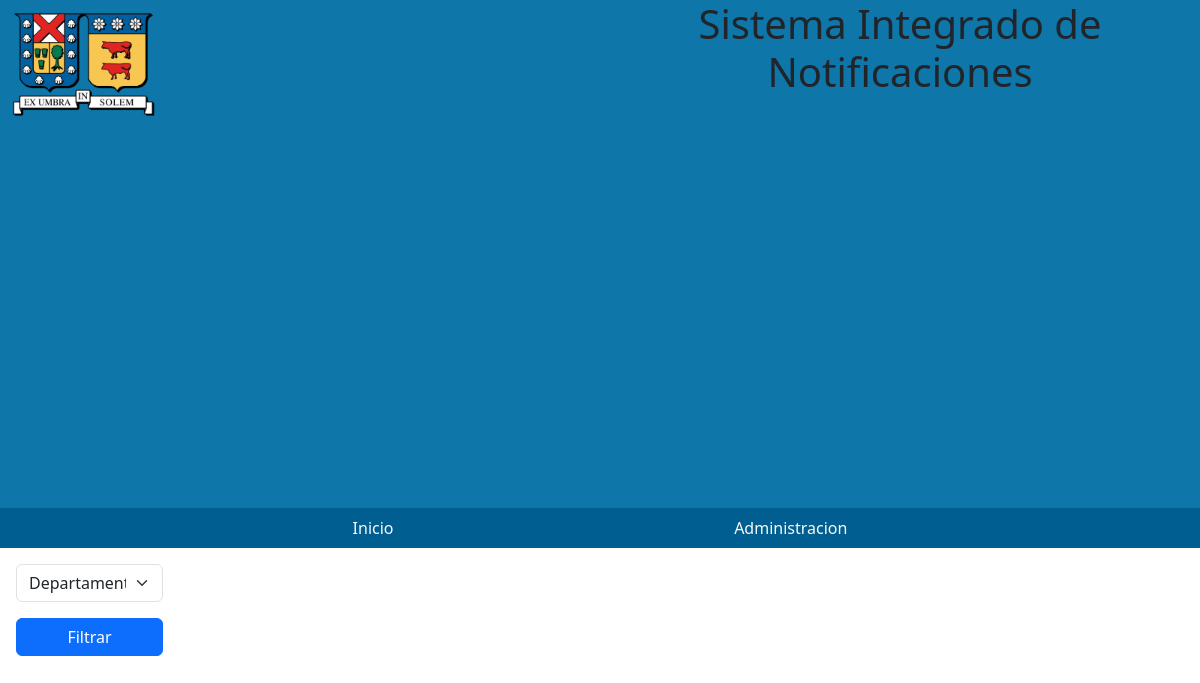
Before: / with the older database file.
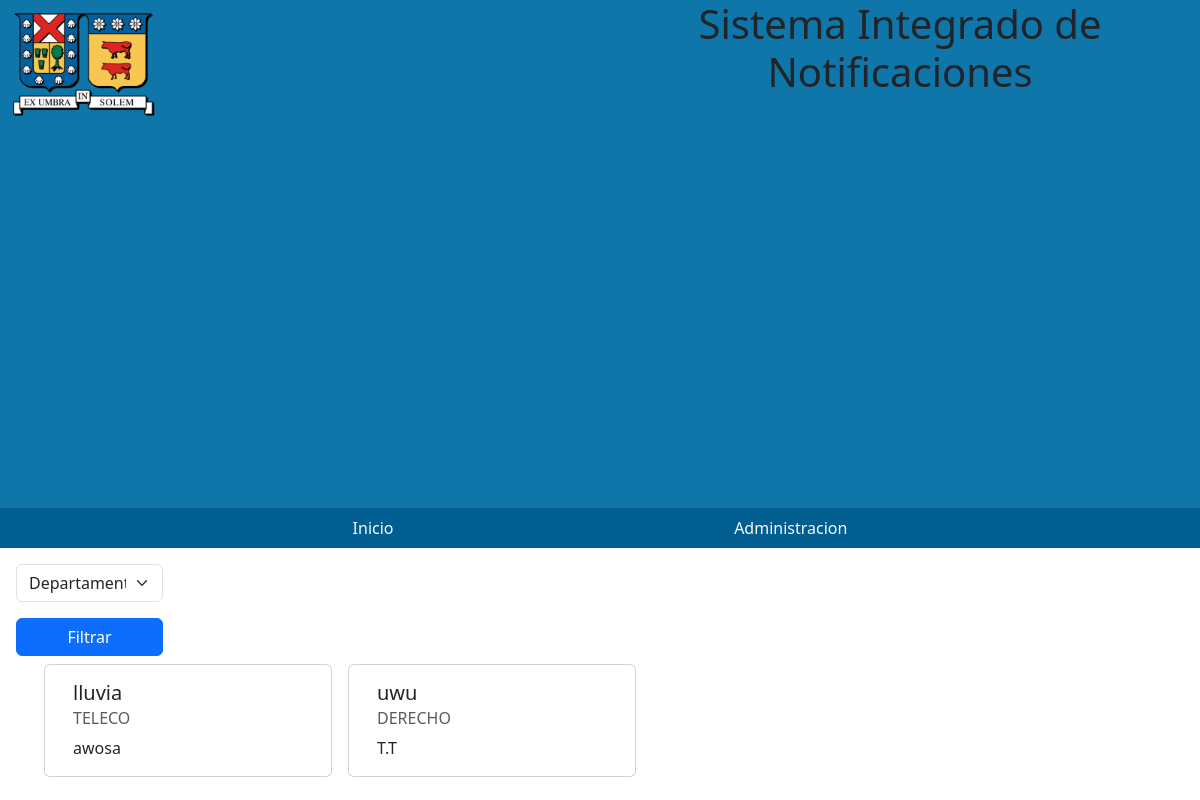
After: the same page with the newer database file.
### core/models.py (models this page shows, shortened)
class Comunicado(models.Model):
    id = models.BigAutoField(primary_key = True)
    titulo = models.CharField(max_length=50, help_text="Ingrese el titulo del comunicado")
    detalle = models.TextField()
    detalle_corto = models.CharField(max_length=300)
    entidad = models.ForeignKey(Entidad, on_delete=models.CASCADE, help_text="Elija el departamento asociado")
    visible = models.BooleanField()
    fecha_publicacion = models.DateTimeField(auto_now_add=True)
    fecha_ultima_modificacion = models.DateTimeField(auto_now=True)
    TIPO_CHOICES = [
    ("-", "Seleccionar"),
    ("S", "Suspensión de actividades"),
    ("C", "Suspensión de clases"),
    ("I", "Información"),
    ]
    tipo = models.CharField(max_length=20, choices=TIPO_CHOICES, default="-")
    publicado_por = models.ForeignKey(User, on_delete=models.SET_NULL, null=True, blank=True, related_name="publicado_por")
    modificado_por = models.ForeignKey(User, on_delete=models.SET_NULL, null=True, blank=True, related_name="modificado_por")

class Entidad(models.Model):
    id = models.BigAutoField(primary_key = True)
    nombre = models.CharField(max_length=30, help_text="Ingrese el nombre del departamento")
    logo = models.ImageField(help_text="Añada el logo del departamento")
    admin = models.ForeignKey(User, on_delete=models.SET_NULL, null=True)
    def __str__(self):
        return self.nombre
    class Meta:
        verbose_name = "Entidad"
        verbose_name_plural = "Entidades"

### core/views.py (the view)
# urls.py: path('', views.index, name="index"),
def index(request):
    title = "Inicio"
    comunicados = Comunicado.objects.all()
    entidades = list(Entidad.objects.all())
    filtro = request.POST.get("departamento")
    if filtro == None:
        filtro = "Departamentos"
    if filtro in entidades:
        comunicados = Comunicado.objects.filter(entidad=filtro)
    else:
        comunicados = Comunicado.objects.all()
    data = {
        "title": title,
        "comunicados": comunicados,
        "entidades": entidades,
        "filtro": filtro,
    }
    return render(request, 'core/index.html', data)

### core/templates/core/index.html (shortened to what this page needs)
{% load static %}
<!DOCTYPE html>
<html lang="en">
<head>
    <link rel="stylesheet" href="{% static 'core/css/bootstrap.css' %}">
    <link rel="stylesheet" href="{% static 'core/css/custom.css' %}">
</head>
<body>
    <header class="row justify-content-center mx-0 py-0">
        <div class="col sm-12 lg-2 d-block">
            <img id="miImg" class="img-fluid" src="{% static 'core/IMG/logoUSM.png' %}" alt="logo USM">
        </div>
        <div class="col sm-0 lg-10 xxl-8 text-center d-none d-lg-block">
            <h1>Sistema Integrado de Notificaciones</h1>
        </div>
    </header>
    <nav class="navbar d-none d-lg-block d-xxl-none">
        <div class="container-fluid justify-content-evenly">
            <a class="nav-item link-light link-underline-opacity-0" href="{% url 'index' %}">Inicio</a>
            <a class="nav-item link-light link-underline-opacity-0" href="/admin">Administracion</a>
        </div>
    </nav>
    <div class="row row-cols-1 row-cols-lg-2 d-block d-xxl-none">
        <form action="{% url 'index' %}" method="POST">
            <select name="departamento" class="form-select w-25 m-3 col" aria-label="Default select example">
                <option selected>Departamentos</option>
            </select>
            <button type="submit" class="btn btn-primary w-25 mx-3 col">Filtrar</button>
        </form>
    </div>
    <div class="row row-cols-1 row-cols-md-1 row-cols-lg-3 d-xxl-none justify-content-start px-5">
        {% for comunicado in comunicados %}
        {% if comunicado.visible %}
        {% if comunicado.entidad.nombre == filtro or filtro == "Departamentos" %}
        <div class="card col m-2" style="width: 18rem;">
            <div class="card-body">
                <h5 class="card-title">{{comunicado.titulo}}</h5>
                <h6 class="card-subtitle mb-2 text-body-secondary">{{comunicado.entidad.nombre}}</h6>
                <p class="card-text">{{comunicado.detalle_corto}}</p>
            </div>
        </div>
        {% endif %}
        {% endif %}
        {% endfor %}
    </div>
</body>
</html>

### core/static/core/css/custom.css (style rules this page uses)
header { background-color: #0E76A8; }
nav { background-color:#005E90; }
#miImg { height: 25%; }

Changed rows visible on the page:
added Comunicado: titulo "lluvia", entidad.nombre "TELECO", detalle_corto "awosa"
added Comunicado: titulo "uwu", entidad.nombre "DERECHO", detalle_corto "T.T"
